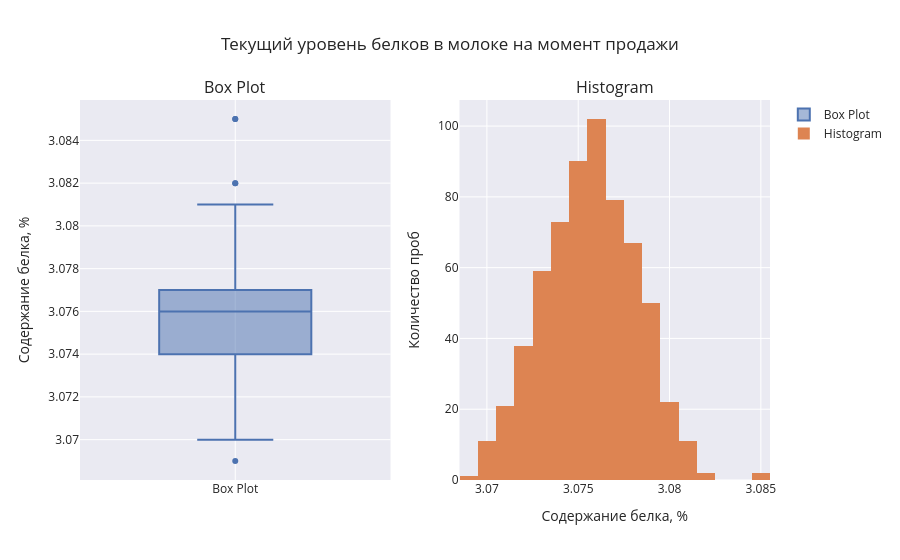

The cell this chart's notebook holds for it:
### Markdown cell above
жирность молока на момент продажи принадлежит отрезку, начиная от 3,6 до 3,8. бывает и меньше, но в редких случаях

### Code cell
fig = get_histogram_boxplot(
    farm_data['protein'], 
    'Текущий уровень белков в молоке на момент продажи',
    bins=30
)

fig.update_layout(
    yaxis_title="Содержание белка, %",        
    xaxis2_title="Содержание белка, %",  
    yaxis2_title="Количество проб",     
)

fig.show()

### Figure 1 — Plotly figure (JSON) as saved in the notebook; plotly's stock layout.template omitted (floating-point values rounded to 4 significant figures; data arrays with more than 128 entries replaced by an {"elided": "..."} marker saying what was removed)
{"data": [{"name": "Box Plot", "type": "box", "xaxis": "x", "y": {"elided": "628 float values"}, "yaxis": "y"}, {"name": "Histogram", "nbinsx": 30, "type": "histogram", "x": {"elided": "628 float values"}, "xaxis": "x2", "yaxis": "y2"}], "layout": {"annotations": [{"font": {"size": 16}, "showarrow": false, "text": "Box Plot", "x": 0.225, "xanchor": "center", "xref": "paper", "y": 1, "yanchor": "bottom", "yref": "paper"}, {"font": {"size": 16}, "showarrow": false, "text": "Histogram", "x": 0.775, "xanchor": "center", "xref": "paper", "y": 1, "yanchor": "bottom", "yref": "paper"}], "title": {"text": "Текущий уровень белков в молоке на момент продажи"}, "xaxis": {"anchor": "y", "domain": [0, 0.45]}, "xaxis2": {"anchor": "y2", "domain": [0.55, 1], "title": {"text": "Содержание белка, %"}}, "yaxis": {"anchor": "x", "domain": [0, 1], "title": {"text": "Содержание белка, %"}}, "yaxis2": {"anchor": "x2", "domain": [0, 1], "title": {"text": "Количество проб"}}}}
